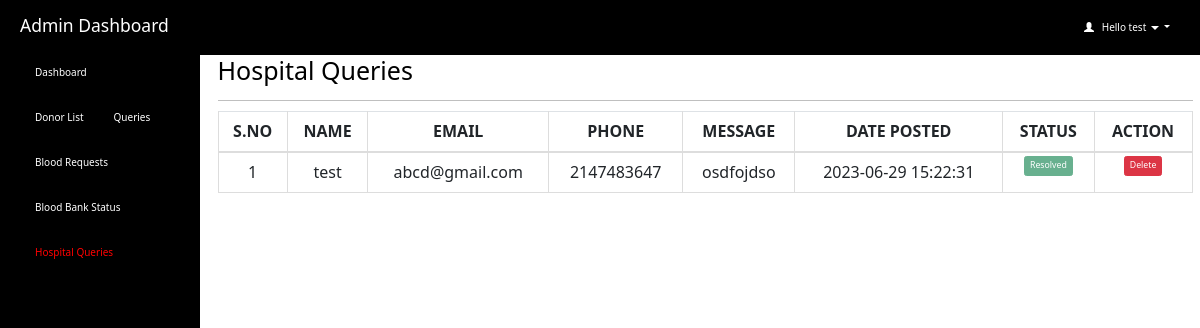
The page /admin/hospital_query.php (signed in) on the database as committed earlier.
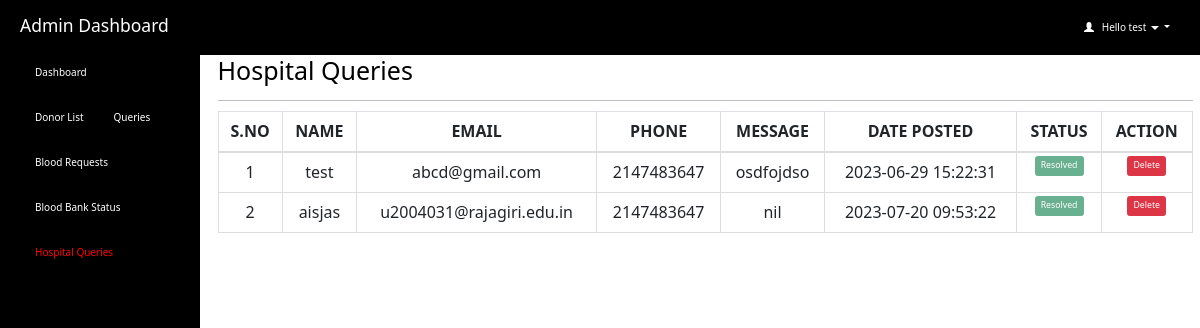
The same page on the database as committed later.
### tables this page shows
CREATE TABLE `contact_admin` (
  `id` int(200) NOT NULL,
  `query_name` varchar(30) NOT NULL,
  `query_phone` int(10) NOT NULL,
  `query_email` varchar(40) NOT NULL,
  `query_message` varchar(1000) NOT NULL,
  `date_time` timestamp NOT NULL DEFAULT current_timestamp() ON UPDATE current_timestamp(),
  `query_status` varchar(15) NOT NULL DEFAULT 'pending'
);

### admin/hospital_query.php (the view, shortened to what this page needs)
<html>
<head>
  <link rel="stylesheet" href="https://maxcdn.bootstrapcdn.com/bootstrap/3.4.1/css/bootstrap.min.css">
</head>
<?php
  if (isset($_SESSION['loggedin']) && $_SESSION['loggedin'] == true) {
  ?>
<body style="color: black">
  <div id="header">
    <?php include 'header.php'; ?>
  </div>
  <div id="sidebar">
    <?php $active = "hospital_query";
    include 'sidebar.php'; ?>
  </div>
  <div id="content">
    <div class="content-wrapper">
      <div class="container-fluid">
        <div class="row">
          <div class="col-md-12 lg-12 sm-12">
            <h1 class="page-title">Hospital Queries</h1>
          </div>
        </div>
        <hr>
        <?php
        include 'connection.php';
        $count = 1;
        $sql = "SELECT * FROM contact_admin";
        $result = mysqli_query($connection, $sql);
        if (mysqli_num_rows($result) > 0) {
        ?>
          <div class="table-responsive">
            <table class="table table-bordered" style="text-align: center">
              <thead style="text-align: center">
                <th style="text-align: center">S.NO</th>
                <th style="text-align: center">NAME</th>
                <th style="text-align: center">EMAIL</th>
                <th style="text-align: center">PHONE</th>
                <th style="text-align: center">MESSAGE</th>
                <th style="text-align: center">DATE POSTED</th>
                <th style="text-align: center">STATUS</th>
                <th style="text-align: center">ACTION</th>
              </thead>
              <tbody>
                <?php
                while ($row = mysqli_fetch_assoc($result)) {
                  $queryId = $row['id'];
                ?>
                  <tr>
                    <td><?php echo $count++; ?></td>
                    <td><?php echo $row['query_name']; ?></td>
                    <td><?php echo $row['query_email']; ?></td>
                    <td><?php echo $row['query_phone']; ?></td>
                    <td><?php echo $row['query_message']; ?></td>
                    <td><?php echo $row['date_time']; ?></td>
                    <?php if ($row['query_status'] == "pending") { ?>
                    <td id="btn-text">
                    <button class="btn btn-primary btn-sm btn-secondary" onclick="clickme(<?php echo $queryId; ?>)">Pending</button>
                    </td>
                    <?php } else { ?>
                    <td id="btn-text"><button type="button" class="btn btn-primary btn-sm btn-success" disabled>Resolved</button></td>
                    <?php } ?>
                    <td id="btn-text">
                      <button class="btn btn-primary btn-sm btn-danger" onclick="window.location.href = 'delete_hpt_query.php?id=<?php echo $queryId; ?>';">Delete</a>
                    </td>
                  </tr>
                <?php } ?>
              </tbody>
            </table>
          </div>
        <?php } ?>
        </div>
      </div>
    </div>
   <?php }
    ?>
</body>
</html>

Rows that differ between the two databases and show on the page:
added contact_admin: query_name "aisjas", query_email "u2004031@rajagiri.edu.in", query_phone "2147483647", query_message "nil", date_time "2023-07-20 09:53:22", query_status "Resolved"
